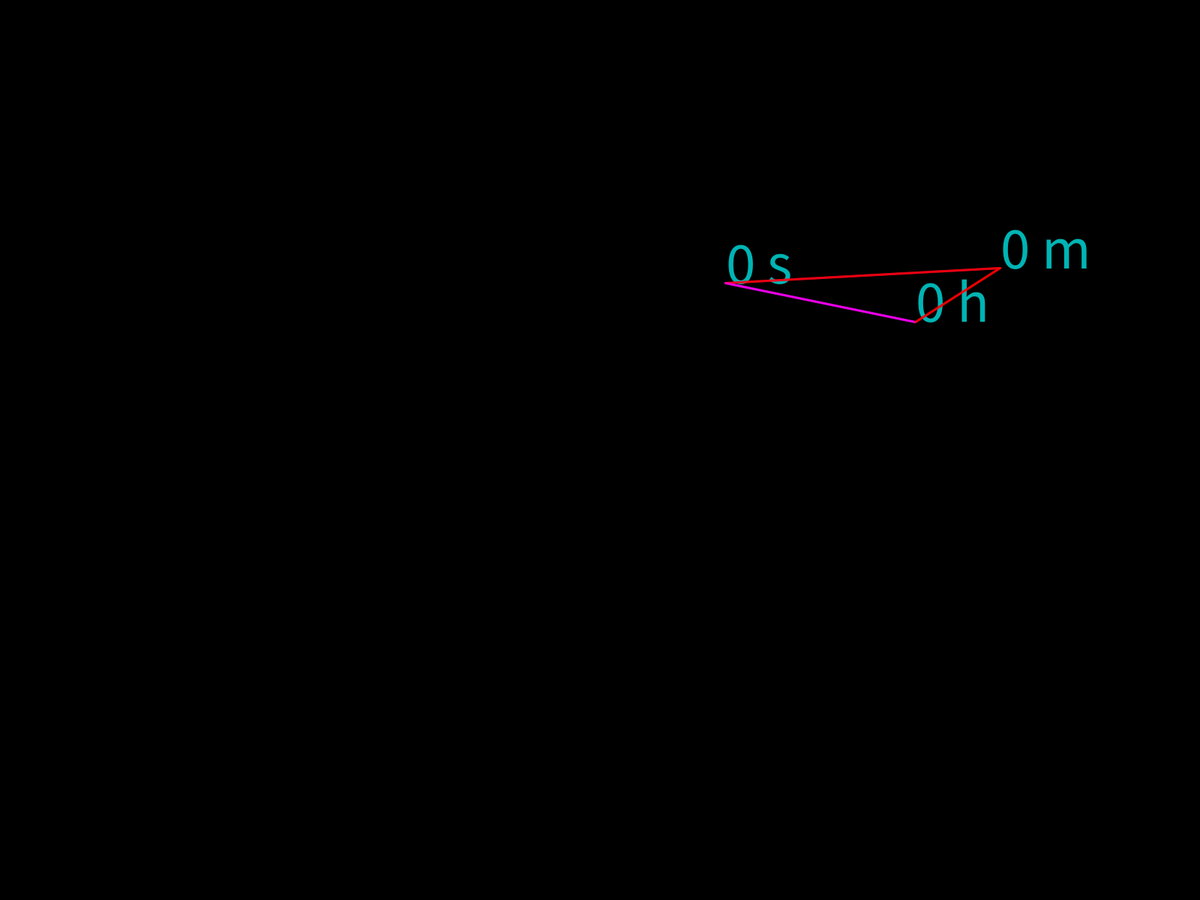
Frame 1 (no input)
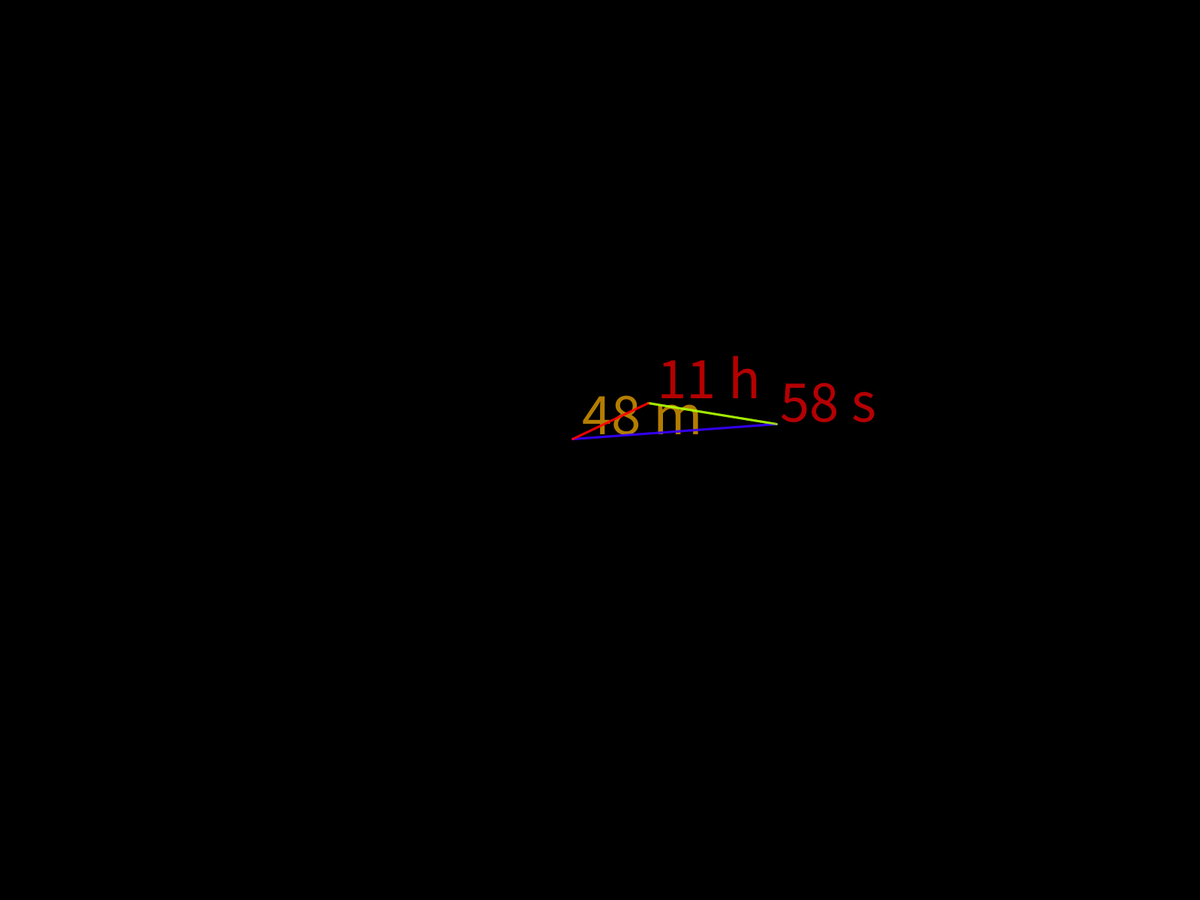
Frame 60 (the mouse pressed at the canvas centre just before this capture)
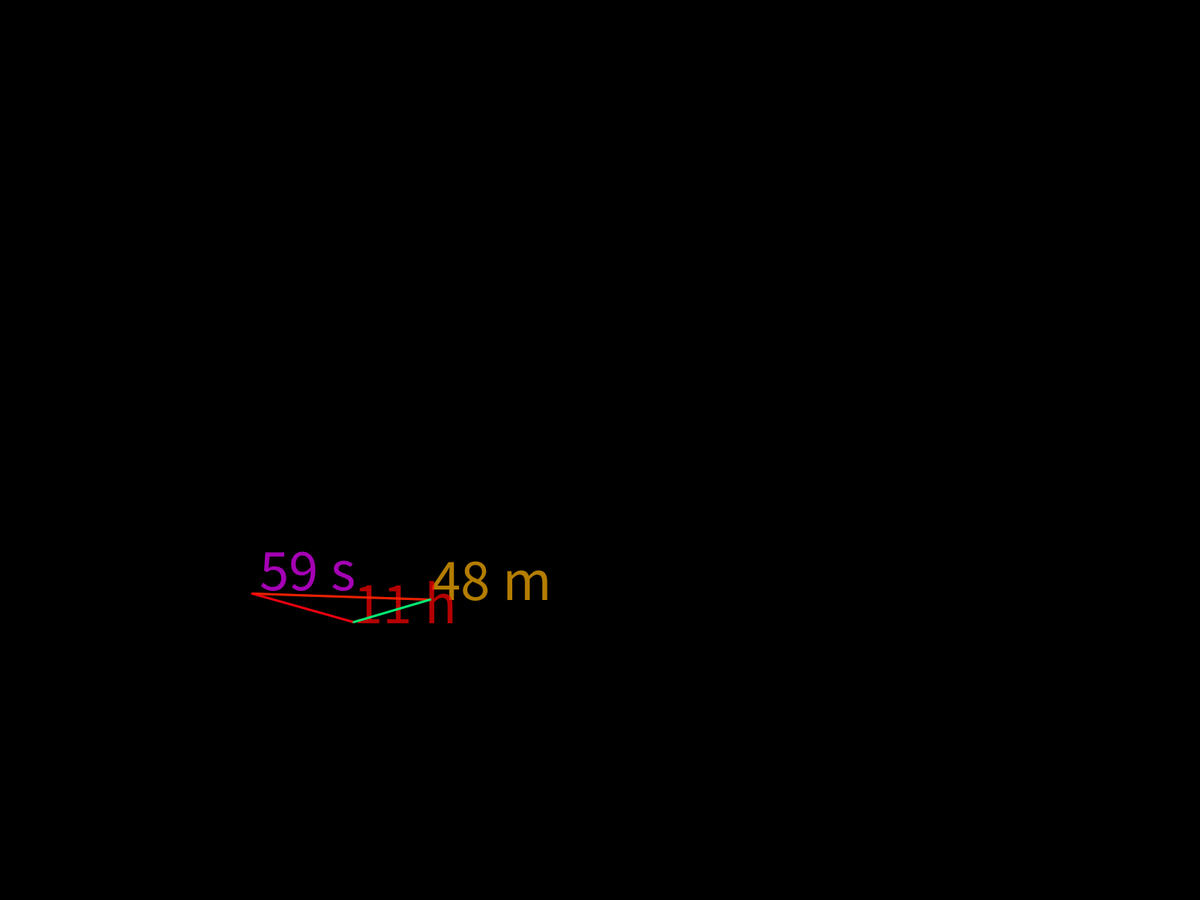
Frame 120 (the mouse held since frame 60 and released just before this capture)

The Processing sketch that drew these frames (run headless with seeded random() and noise(); from frame 60 on, the mouse is pressed at the canvas centre):

// Processing sketch: main
// ── main.pde
StellarSystem stellarSystem;

void setup()
{
  surface.setTitle("Planet Clock");

  createStellarSystem();

  fullScreen();
  colorMode(HSB, 255, 255, 255);
}

void createStellarSystem()
{
  var radius = 60f;
  var posX = width / 2;
  var posY = height / 2;
  var position = new PVector(posX, posY);
  var sun = new Attractor(position, radius);

  stellarSystem = new StellarSystem(sun);
}

void draw()
{
  background(0);
  
  stellarSystem.show();
  stellarSystem.update();
}

// ── Attractor.pde
class Attractor
{

  protected PVector position;
  protected float radius;
  protected float mass;

  /* Constructor definition */
  public Attractor(PVector position, float radius)
  {
    this.position = position;
    this.radius = radius;
    this.mass = PI * pow(this.radius, 1.2);
  }

  /* Function definition */
  public void show()
  {
    pushMatrix();
    translate(this.position.x, this.position.y);

    noFill();
    stroke(this.mass, 255, 255, 180);
    strokeWeight(11);
    circle(0, 0, 2 * this.radius);
    popMatrix();
  }
  
}

// ── Clock.pde
public enum Clock
{
  Seconds,
  Minutes,
  Hours
}

// ── Forces.pde
class Forces
{

  private float gravityAcceleration;
  private Attractor attractor;

  /* Constructor definition */
  public Forces(Attractor attractor)
  {
    this.gravityAcceleration = PI / 81;
    this.attractor = attractor;
  }

  /* Function definition */
  public PVector getAttraction(Attractor attractor)
  {
    var attraction = PVector.sub(this.attractor.position, attractor.position);
    var planetDistance = attraction.mag();
    planetDistance = constrain(planetDistance, PI, 3 * PI);

    attraction.normalize();
    var strengthFactor = this.attractor.mass * attractor.mass / pow(planetDistance, 2);
    var strength = this.gravityAcceleration * strengthFactor;
    attraction.setMag(strength);

    return attraction;
  }
  
}

// ── Planet.pde
class Planet extends Attractor
{

  private PVector velocity;
  private PVector acceleration;

  private Clock clockId;
  private float time;

  private float maxVelocity;

  /* Constructor definition */
  public Planet(PVector position, float radius, Clock clockId)
  {
    super(position, radius);

    this.velocity = new PVector();
    this.acceleration = new PVector();

    this.clockId = clockId;
    this.time = 0f;

    this.maxVelocity = PI * this.radius / 3;
  }

  /* Function definition */
  public void applyForce(PVector outerForce)
  {
    var force = PVector.div(outerForce, this.mass);
    this.acceleration.add(force);
  }

  public void orbit()
  {
    this.updateMass();

    this.velocity.add(this.acceleration);
    this.velocity.limit(this.maxVelocity);
    this.position.add(this.velocity);

    this.acceleration.mult(0);
  }

  private void updateMass()
  {
    if (this.clockId == Clock.Seconds) this.time = second();
    else if (this.clockId == Clock.Minutes) this.time = minute();
    else this.time = hour() % 12;
  }

  public void show()
  {
    pushMatrix();
    translate(this.position.x, this.position.y);

    noStroke();
    var hue = map(sin(this.time), -1, 1, 0, 255);
    fill(hue, 255, 255, 180);
    textSize(2 * this.radius);

    text(this.getTimeText(), 0, 0);
    popMatrix();
  }

  private String getTimeText()
  {
    var timeText = (int)this.time + " ";
    if (this.clockId == Clock.Seconds) timeText += "s";
    else if (this.clockId == Clock.Minutes) timeText += "m";
    else timeText += "h";

    return timeText;
  }
}

// ── StellarSystem.pde
class StellarSystem
{

  private Attractor sun;
  private Planet[] planets;

  /* Constructor definition */
  public StellarSystem(Attractor sun)
  {
    this.sun = sun;
    this.createPlanetaryClock();
  }

  /* Function definition */
  private void createPlanetaryClock()
  {
    this.planets = new Planet[3];
    
    for (int p = 0; p < this.planets.length; p++)
    {
      var posX = random(0.12 * width, 0.87 * width);
      var posY = random(0.12 * height, 0.87 * height);
      var position = new PVector(posX, posY);
      var radius = 0.66 * sun.radius;
      var clockId = Clock.values()[p % 3];

      planets[p] = new Planet(position, radius, clockId);
    }
  }

  public void update()
  {
    if (this.planets != null)
    {
      this.attractOriginStar();
      this.attractNeighborPlanets();
    }
  }

  private void attractOriginStar()
  {
    var starForces = new Forces(this.sun);
    for (var planet : this.planets)
    {
      var mutualAttraction = starForces.getAttraction(planet);
      planet.applyForce(mutualAttraction);
      planet.orbit();
    }
  }

  private void attractNeighborPlanets()
  {
    for (var planet : this.planets)
    {
      for (var otherPlanet : this.planets)
      {
        var planetIsNotItself = (otherPlanet != planet);
        if (planetIsNotItself)
        {
          var planetForces = new Forces(otherPlanet);
          var mutualAttraction = planetForces.getAttraction(planet);
          planet.applyForce(mutualAttraction);

          this.connectPlanets(planet, otherPlanet);
        }
      }
    }
  }

  private void connectPlanets(Attractor planet, Attractor otherPlanet)
  {
    var originDistance = dist(planet.position.x, planet.position.y,
                              otherPlanet.position.x, otherPlanet.position.y);
    var hue = map(sin(originDistance), -1, 1, 0, 255);

    stroke(hue, 255, 255, 180);
    strokeWeight(3);
    line(otherPlanet.position.x, otherPlanet.position.y,
         planet.position.x, planet.position.y);
  }

  public void show()
  {
    if (this.planets != null)
    {
      //this.sun.show();
      for (var planet : this.planets) planet.show();
    }
  }
}
